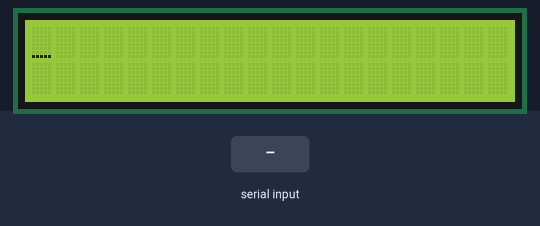
A sketch run on a simulated Arduino Uno, built with avr-gcc and run on an emulated ATmega328P. On the bench: 20×2 character LCD. The test bench sets the inputs (shaded band).

Above: at 1.2 s.
1.3 s: byte 30 received over Serial
At 2.6 s:
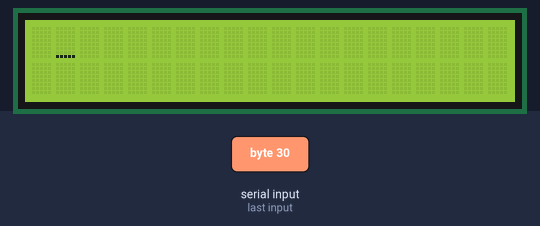
3.3 s: byte 90 received over Serial
At 4.2 s:
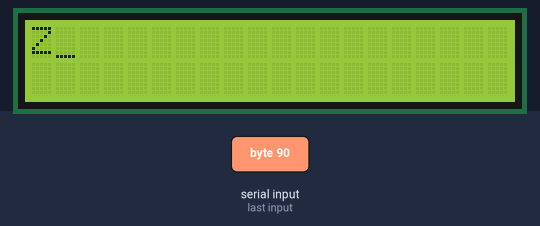
5.3 s: byte 120 received over Serial
At 6.9 s:
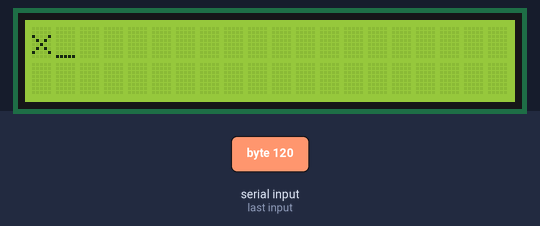
Timing chart, 0 to 8.4 s (numbered marks = the images above; inputs shaded):
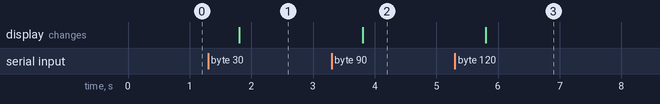

The sketch:

hw2.ino
```cpp
#include <LiquidCrystal.h>


LiquidCrystal lcd(12, 7, 5, 4, 3, 2);	// 初始化 LCD 模組
char ch;
void setup()
{
  Serial.begin(9600);
  lcd.begin(20,2);
  lcd.cursor();
/*  lcd.print("04050432 daining");	// 顯示字串
  lcd.setCursor(0,1);	        // 移動游標至第0行第1列
  lcd.print("04050785 yoting") ;   // 顯示字串*/
}
int x = 0;
void loop()
{
  char val;
    if(Serial.available() )
      {
        delay(500);
       lcd.clear();
       while(Serial.available())
    {
      val = Serial.read();
      lcd.write(val);
    }


  }


}
```

Measured:
- after the input at 1.3 s, the display: changes after 0.50 s (image 1)
- after the input at 3.3 s, the display: changes after 0.50 s (image 2)
- after the input at 5.3 s, the display: changes after 0.50 s (image 3)
